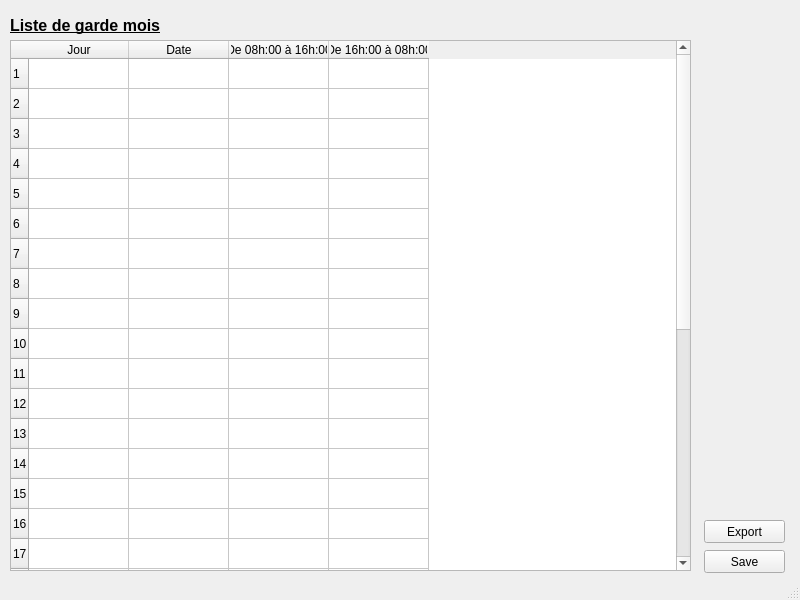
<?xml version="1.0" encoding="UTF-8"?>
<ui version="4.0">
 <class>MainWindow</class>
 <widget class="QMainWindow" name="MainWindow">
  <property name="geometry">
   <rect>
    <x>0</x>
    <y>0</y>
    <width>800</width>
    <height>600</height>
   </rect>
  </property>
  <property name="sizePolicy">
   <sizepolicy hsizetype="Fixed" vsizetype="Fixed">
    <horstretch>0</horstretch>
    <verstretch>0</verstretch>
   </sizepolicy>
  </property>
  <property name="minimumSize">
   <size>
    <width>800</width>
    <height>600</height>
   </size>
  </property>
  <property name="maximumSize">
   <size>
    <width>800</width>
    <height>600</height>
   </size>
  </property>
  <property name="windowTitle">
   <string>Planing de garde radiologie</string>
  </property>
  <widget class="QWidget" name="centralwidget">
   <widget class="QPushButton" name="pushButton">
    <property name="geometry">
     <rect>
      <x>704</x>
      <y>550</y>
      <width>81</width>
      <height>23</height>
     </rect>
    </property>
    <property name="text">
     <string>Save</string>
    </property>
   </widget>
   <widget class="QPushButton" name="pushButton_2">
    <property name="geometry">
     <rect>
      <x>704</x>
      <y>520</y>
      <width>81</width>
      <height>23</height>
     </rect>
    </property>
    <property name="text">
     <string>Export</string>
    </property>
   </widget>
   <widget class="QTableWidget" name="tableWidget">
    <property name="geometry">
     <rect>
      <x>10</x>
      <y>40</y>
      <width>681</width>
      <height>531</height>
     </rect>
    </property>
    <property name="editTriggers">
     <set>QAbstractItemView::NoEditTriggers</set>
    </property>
    <property name="selectionMode">
     <enum>QAbstractItemView::NoSelection</enum>
    </property>
    <row>
     <property name="text">
      <string>1</string>
     </property>
    </row>
    <row>
     <property name="text">
      <string>2</string>
     </property>
    </row>
    <row>
     <property name="text">
      <string>3</string>
     </property>
    </row>
    <row>
     <property name="text">
      <string>4</string>
     </property>
    </row>
    <row>
     <property name="text">
      <string>5</string>
     </property>
    </row>
    <row>
     <property name="text">
      <string>6</string>
     </property>
    </row>
    <row>
     <property name="text">
      <string>7</string>
     </property>
    </row>
    <row>
     <property name="text">
      <string>8</string>
     </property>
    </row>
    <row>
     <property name="text">
      <string>9</string>
     </property>
    </row>
    <row>
     <property name="text">
      <string>10</string>
     </property>
    </row>
    <row>
     <property name="text">
      <string>11</string>
     </property>
    </row>
    <row>
     <property name="text">
      <string>12</string>
     </property>
    </row>
    <row>
     <property name="text">
      <string>13</string>
     </property>
    </row>
    <row>
     <property name="text">
      <string>14</string>
     </property>
    </row>
    <row>
     <property name="text">
      <string>15</string>
     </property>
    </row>
    <row>
     <property name="text">
      <string>16</string>
     </property>
    </row>
    <row>
     <property name="text">
      <string>17</string>
     </property>
    </row>
    <row>
     <property name="text">
      <string>18</string>
     </property>
    </row>
    <row>
     <property name="text">
      <string>19</string>
     </property>
    </row>
    <row>
     <property name="text">
      <string>20</string>
     </property>
    </row>
    <row>
     <property name="text">
      <string>21</string>
     </property>
    </row>
    <row>
     <property name="text">
      <string>22</string>
     </property>
    </row>
    <row>
     <property name="text">
      <string>23</string>
     </property>
    </row>
    <row>
     <property name="text">
      <string>24</string>
     </property>
    </row>
    <row>
     <property name="text">
      <string>25</string>
     </property>
    </row>
    <row>
     <property name="text">
      <string>26</string>
     </property>
    </row>
    <row>
     <property name="text">
      <string>27</string>
     </property>
    </row>
    <row>
     <property name="text">
      <string>28</string>
     </property>
    </row>
    <row>
     <property name="text">
      <string>29</string>
     </property>
    </row>
    <row>
     <property name="text">
      <string>30</string>
     </property>
    </row>
    <row>
     <property name="text">
      <string>31</string>
     </property>
    </row>
    <column>
     <property name="text">
      <string>Jour</string>
     </property>
    </column>
    <column>
     <property name="text">
      <string>Date</string>
     </property>
    </column>
    <column>
     <property name="text">
      <string>De 08h:00 à 16h:00</string>
     </property>
    </column>
    <column>
     <property name="text">
      <string>De 16h:00 à 08h:00</string>
     </property>
    </column>
   </widget>
   <widget class="QLabel" name="label">
    <property name="geometry">
     <rect>
      <x>10</x>
      <y>10</y>
      <width>441</width>
      <height>31</height>
     </rect>
    </property>
    <property name="font">
     <font>
      <pointsize>12</pointsize>
      <weight>75</weight>
      <italic>false</italic>
      <bold>true</bold>
      <underline>true</underline>
     </font>
    </property>
    <property name="text">
     <string>Liste de garde mois</string>
    </property>
    <property name="alignment">
     <set>Qt::AlignLeading|Qt::AlignLeft|Qt::AlignVCenter</set>
    </property>
   </widget>
  </widget>
  <widget class="QStatusBar" name="statusbar"/>
 </widget>
 <resources/>
 <connections/>
</ui>
